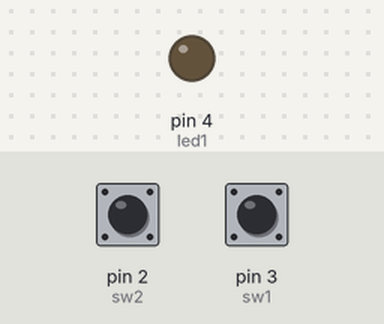
Recording of a sketch running on a simulated Arduino Uno, built with avr-gcc and run on an emulated ATmega328P. Parts: output pins drawn as LEDs (lit = HIGH). Inputs (shaded band) come from the test bench; at power-on: pin 3 (sw1) HIGH, pin 2 (sw2) HIGH.

Above: at 1.2 s.
1.3 s: pin 3 (sw1) pulled LOW for 0.15 s
At 2.3 s:
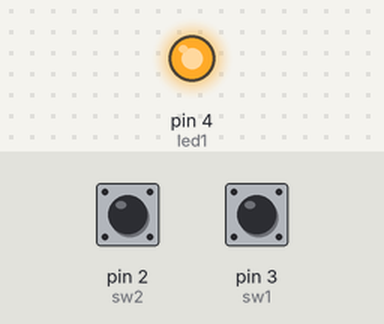
2.9 s: pin 2 (sw2) pulled LOW for 0.15 s
At 3.6 s:
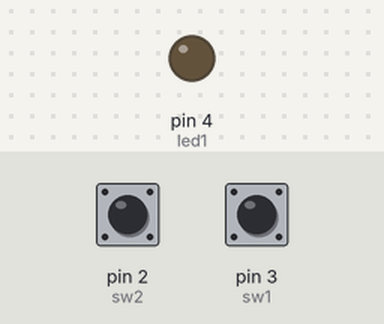
4.5 s: pin 3 (sw1) pulled LOW for 1 s
At 4.8 s:
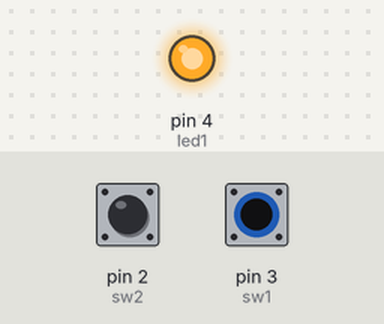
Timing chart, 0 to 7.5 s (numbered marks = the images above; inputs shaded):
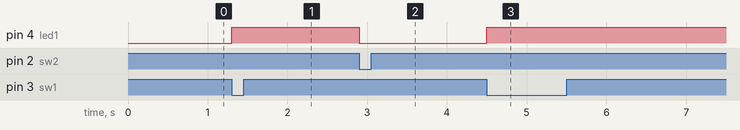

Measured:
- after the input at 1.3 s, pin 4 (led1): LOW → HIGH at once
- after the input at 2.9 s, pin 4 (led1): HIGH → LOW at once
- after the input at 4.5 s, pin 4 (led1): LOW → HIGH at once

The sketch:

1_led_on-off_by_2_switch__1_.ino
```cpp
int led1=4;

int sw1 = 3 ;
int sw2 = 2;
int swread = 1;
int swread1 = 1;

void setup() {
  // put your setup code here, to run once:
  pinMode(led1,OUTPUT);
  pinMode(sw1,INPUT_PULLUP);
  pinMode(sw2,INPUT_PULLUP);
}

void loop() {
  swread = digitalRead(sw1);
  swread1 = digitalRead(sw2);
  if(swread==LOW)
  {
    digitalWrite(led1,HIGH);
    delay(200);

    }
   if(swread1==LOW)
  {
    digitalWrite(led1,LOW);
    delay(50);
    }

}
```
